Frame 1 (no input): blank canvas, image omitted
Frame 60 (the mouse pressed at the canvas centre just before this capture): blank canvas, image omitted
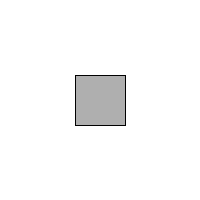
Frame 120 (the mouse held since frame 60 and released just before this capture)

The Processing sketch whose frames 1 and 60 were blank and that drew this single picture after the mouse press (run headless with seeded random() and noise(); from frame 60 on, the mouse is pressed at the canvas centre):

// Processing sketch: makingYourOwnFunctions
// ── makingYourOwnFunctions.pde
// Learning Processing
// Daniel Shiffman
// http://www.learningprocessing.com

// Example 3-2: mouseX and mouseY

void setup() {
  size(200, 200);
}

void draw() {
  // Try moving background() to setup() and see the difference!
  background(255);

  displayRect();
}

void displayRect() {
  // Body
  stroke(0);
  fill(175);
  rectMode(CENTER);

  // mouseX is a keyword that the sketch replaces with the horizontal position of the mouse.
  // mouseY is a keyword that the sketch replaces with the vertical position of the mouse.
  if (mouseX != 0 || mouseY != 0) {
    rect(mouseX, mouseY, 50, 50);
  }
  
}
